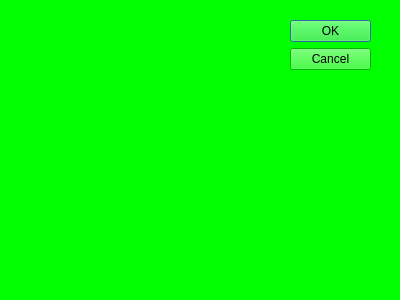
<?xml version="1.0" encoding="UTF-8"?>
<ui version="4.0">
 <class>Dialog</class>
 <widget class="QDialog" name="Dialog">
  <property name="geometry">
   <rect>
    <x>0</x>
    <y>0</y>
    <width>400</width>
    <height>300</height>
   </rect>
  </property>
  <property name="windowTitle">
   <string>Dialog</string>
  </property>
  <property name="styleSheet">
   <string notr="true">background-color: rgb(0, 255, 0)</string>
  </property>
  <widget class="QDialogButtonBox" name="buttonBox">
   <property name="geometry">
    <rect>
     <x>290</x>
     <y>20</y>
     <width>81</width>
     <height>241</height>
    </rect>
   </property>
   <property name="orientation">
    <enum>Qt::Vertical</enum>
   </property>
   <property name="standardButtons">
    <set>QDialogButtonBox::Cancel|QDialogButtonBox::Ok</set>
   </property>
  </widget>
 </widget>
 <resources/>
 <connections>
  <connection>
   <sender>buttonBox</sender>
   <signal>accepted()</signal>
   <receiver>Dialog</receiver>
   <slot>accept()</slot>
   <hints>
    <hint type="sourcelabel">
     <x>248</x>
     <y>254</y>
    </hint>
    <hint type="destinationlabel">
     <x>157</x>
     <y>274</y>
    </hint>
   </hints>
  </connection>
  <connection>
   <sender>buttonBox</sender>
   <signal>rejected()</signal>
   <receiver>Dialog</receiver>
   <slot>reject()</slot>
   <hints>
    <hint type="sourcelabel">
     <x>316</x>
     <y>260</y>
    </hint>
    <hint type="destinationlabel">
     <x>286</x>
     <y>274</y>
    </hint>
   </hints>
  </connection>
 </connections>
</ui>
